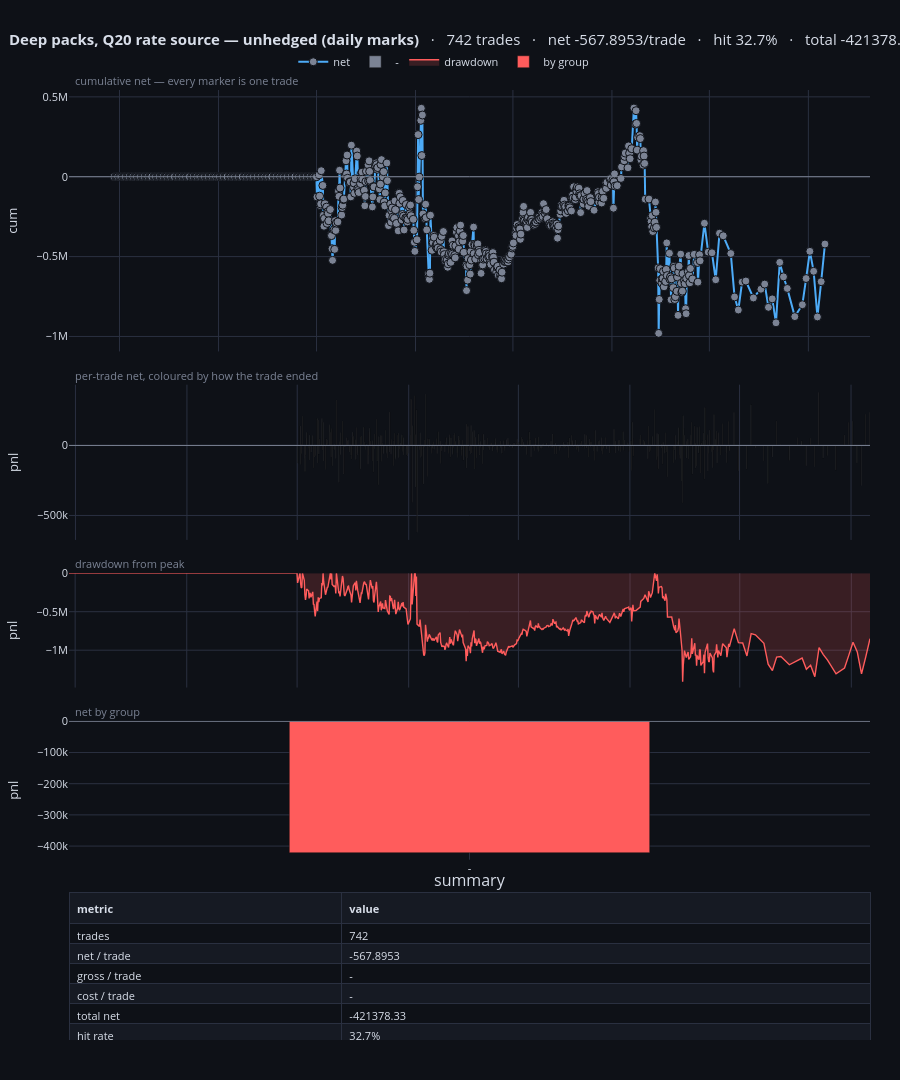

The code cell stored with this chart in its notebook:
### Code cell
fig_dash = trade_dashboard(BOOKS["deep_q20_unhedged"],
                           title="Deep packs, Q20 rate source — unhedged (daily marks)",
                           span_years=SPAN_YEARS)
fig_dash

### Figure 1 — Plotly figure (JSON) as saved in the notebook; plotly's stock layout.template omitted (floating-point values rounded to 4 significant figures; data arrays with more than 128 entries replaced by an {"elided": "..."} marker saying what was removed)
{"data": [{"customdata": {"elided": "742x11 str values"}, "hovertemplate": "<b>%{customdata[0]}</b><br>%{customdata[1]}  ·  %{customdata[2]}  ·  <b>%{customdata[3]}</b><br>signal: %{customdata[4]}   secondary: %{customdata[5]}<br>exit: <b>%{customdata[6]}</b> after %{customdata[7]} <br>gross %{customdata[8]}   <b>net %{customdata[9]}</b><br>cumulative %{customdata[10]}<extra></extra>", "line": {"color": "#4dabf7", "width": 2}, "marker": {"color": {"elided": "742 str values"}, "line": {"color": "#0e1117", "width": 1}, "size": 8}, "mode": "lines+markers", "name": "net", "type": "scatter", "x": {"elided": "742 str values"}, "xaxis": "x", "y": {"elided": "742 float values"}, "yaxis": "y"}, {"customdata": {"elided": "742x11 str values"}, "hovertemplate": "<b>%{customdata[0]}</b><br>%{customdata[1]}  ·  %{customdata[2]}  ·  <b>%{customdata[3]}</b><br>signal: %{customdata[4]}   secondary: %{customdata[5]}<br>exit: <b>%{customdata[6]}</b> after %{customdata[7]} <br>gross %{customdata[8]}   <b>net %{customdata[9]}</b><br>cumulative %{customdata[10]}<extra></extra>", "marker": {"color": "#7b8394"}, "name": "-", "type": "bar", "x": {"elided": "742 str values"}, "xaxis": "x2", "y": {"elided": "742 float values"}, "yaxis": "y2"}, {"fill": "tozeroy", "fillcolor": "rgba(255,92,92,0.18)", "hovertemplate": "drawdown %{y:.3f}<extra></extra>", "line": {"color": "#ff5c5c", "width": 1.4}, "mode": "lines", "name": "drawdown", "type": "scatter", "x": {"elided": "742 str values"}, "xaxis": "x3", "y": {"elided": "742 float values"}, "yaxis": "y3"}, {"customdata": [[742]], "hovertemplate": "<b>%{x}</b><br>%{customdata[0]} trades<br>total %{y:.3f}<extra></extra>", "marker": {"color": ["#ff5c5c"]}, "name": "by group", "type": "bar", "x": ["-"], "xaxis": "x4", "y": [-421400.0], "yaxis": "y4"}, {"cells": {"align": "left", "fill": {"color": [["#0e1117", "#161a23", "#0e1117", "#161a23", "#0e1117", "#161a23", "#0e1117", "#161a23", "#0e1117", "#161a23", "#0e1117", "#161a23", "#0e1117", "#161a23", "#0e1117", "#161a23", "#0e1117", "#161a23"]]}, "font": {"color": "#d8dee9", "size": 11}, "height": 20, "line": {"color": "#2a3040"}, "values": [["trades", "net / trade", "gross / trade", "cost / trade", "total net", "hit rate", "avg win / avg loss", "payoff ratio", "Sharpe / trade", "t-statistic", "best / worst trade", "max drawdown", "longest win / loss run", "avg hold", "trades / year", "annualised Sharpe"], ["742", "-567.8953", "-", "-", "-421378.33", "32.7%", "+71678.833 / -35750.170", "2.005", "-0.0067", "-0.18", "+378197.800 / -619143.483", "-1410455.95", "6 / 259", "-", "205.0", "-0.0955"]]}, "columnwidth": [34, 66], "domain": {"x": [0.0, 1.0], "y": [0.0, 0.1548]}, "header": {"align": "left", "fill": {"color": "#161a23"}, "font": {"color": "#d8dee9", "size": 11}, "line": {"color": "#2a3040"}, "values": ["<b>metric</b>", "<b>value</b>"]}, "type": "table"}], "layout": {"annotations": [{"font": {"color": "#7b8394", "size": 11}, "showarrow": false, "text": "cumulative net — every marker is one trade", "x": 0.005, "xanchor": "left", "xref": "paper", "y": 1.0, "yanchor": "bottom", "yref": "paper"}, {"font": {"color": "#7b8394", "size": 11}, "showarrow": false, "text": "per-trade net, coloured by how the trade ended", "x": 0.005, "xanchor": "left", "xref": "paper", "y": 0.6898, "yanchor": "bottom", "yref": "paper"}, {"font": {"color": "#7b8394", "size": 11}, "showarrow": false, "text": "drawdown from peak", "x": 0.005, "xanchor": "left", "xref": "paper", "y": 0.4914, "yanchor": "bottom", "yref": "paper"}, {"font": {"color": "#7b8394", "size": 11}, "showarrow": false, "text": "net by group", "x": 0.005, "xanchor": "left", "xref": "paper", "y": 0.336, "yanchor": "bottom", "yref": "paper"}, {"font": {"size": 16}, "showarrow": false, "text": "summary", "x": 0.5, "xanchor": "center", "xref": "paper", "y": 0.1548, "yanchor": "bottom", "yref": "paper"}], "bargap": 0.55, "font": {"color": "#d8dee9", "size": 11}, "height": 1080, "hoverdistance": 30, "hoverlabel": {"bgcolor": "#161a23", "bordercolor": "#2a3040", "font": {"color": "#d8dee9", "size": 11}}, "hovermode": "closest", "legend": {"bgcolor": "rgba(0,0,0,0)", "orientation": "h", "x": 0.28, "y": 1.045}, "margin": {"b": 40, "l": 60, "r": 30, "t": 90}, "paper_bgcolor": "#0e1117", "plot_bgcolor": "#0e1117", "shapes": [{"line": {"color": "#7b8394", "width": 1}, "type": "line", "x0": 0, "x1": 1, "xref": "x domain", "y0": 0, "y1": 0, "yref": "y"}, {"line": {"color": "#7b8394", "width": 1}, "type": "line", "x0": 0, "x1": 1, "xref": "x2 domain", "y0": 0, "y1": 0, "yref": "y2"}, {"line": {"color": "#7b8394", "width": 1}, "type": "line", "x0": 0, "x1": 1, "xref": "x4 domain", "y0": 0, "y1": 0, "yref": "y4"}], "title": {"font": {"size": 15}, "text": "<b>Deep packs, Q20 rate source — unhedged (daily marks)</b>   ·   742 trades   ·   net -567.8953/trade   ·   hit 32.7%   ·   total -421378.33", "x": 0.01}, "xaxis": {"anchor": "y", "domain": [0.0, 1.0], "gridcolor": "#2a3040", "matches": "x4", "showgrid": true, "showspikes": true, "showticklabels": false, "spikecolor": "#7b8394", "spikedash": "dot", "spikemode": "across", "spikesnap": "cursor", "spikethickness": 1, "zeroline": false}, "xaxis2": {"anchor": "y2", "domain": [0.0, 1.0], "gridcolor": "#2a3040", "matches": "x4", "showgrid": true, "showspikes": true, "showticklabels": false, "spikecolor": "#7b8394", "spikedash": "dot", "spikemode": "across", "spikesnap": "cursor", "spikethickness": 1, "zeroline": false}, "xaxis3": {"anchor": "y3", "domain": [0.0, 1.0], "gridcolor": "#2a3040", "matches": "x4", "showgrid": true, "showspikes": true, "showticklabels": false, "spikecolor": "#7b8394", "spikedash": "dot", "spikemode": "across", "spikesnap": "cursor", "spikethickness": 1, "zeroline": false}, "xaxis4": {"anchor": "y4", "domain": [0.0, 1.0], "gridcolor": "#2a3040", "showgrid": true, "showspikes": true, "spikecolor": "#7b8394", "spikedash": "dot", "spikemode": "across", "spikesnap": "cursor", "spikethickness": 1, "zeroline": false}, "yaxis": {"anchor": "x", "domain": [0.7248, 1.0], "gridcolor": "#2a3040", "showgrid": true, "showspikes": true, "spikecolor": "#7b8394", "spikedash": "dot", "spikemode": "toaxis", "spikesnap": "cursor", "spikethickness": 1, "title": {"text": "cum"}, "zeroline": false}, "yaxis2": {"anchor": "x2", "domain": [0.5264, 0.6898], "gridcolor": "#2a3040", "showgrid": true, "showspikes": true, "spikecolor": "#7b8394", "spikedash": "dot", "spikemode": "toaxis", "spikesnap": "cursor", "spikethickness": 1, "title": {"text": "pnl"}, "zeroline": false}, "yaxis3": {"anchor": "x3", "domain": [0.371, 0.4914], "gridcolor": "#2a3040", "showgrid": true, "showspikes": true, "spikecolor": "#7b8394", "spikedash": "dot", "spikemode": "toaxis", "spikesnap": "cursor", "spikethickness": 1, "title": {"text": "pnl"}, "zeroline": false}, "yaxis4": {"anchor": "x4", "domain": [0.1898, 0.336], "gridcolor": "#2a3040", "showgrid": true, "showspikes": true, "spikecolor": "#7b8394", "spikedash": "dot", "spikemode": "toaxis", "spikesnap": "cursor", "spikethickness": 1, "title": {"text": "pnl"}, "zeroline": false}}}
